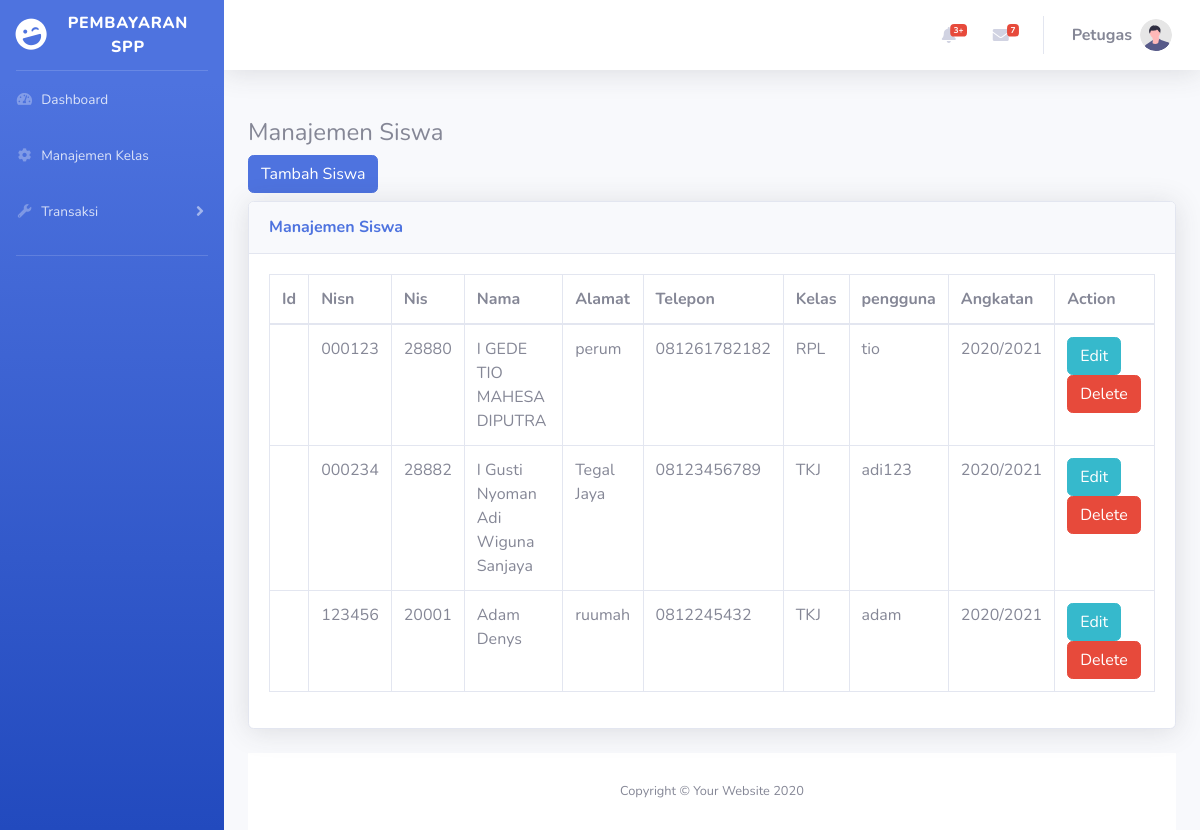
Page /public/admin_siswa/index (signed in) on the committed database.
### tables this page shows
CREATE TABLE `siswa` (
  `id` int(11) NOT NULL,
  `nisn` varchar(10) NOT NULL,
  `nis` varchar(5) NOT NULL,
  `nama` varchar(50) NOT NULL,
  `alamat` text NOT NULL,
  `telepon` varchar(14) NOT NULL,
  `kelas_id` int(11) NOT NULL,
  `pengguna_id` int(11) NOT NULL,
  `pembayaran_id` int(11) NOT NULL
);

CREATE TABLE `kelas` (
  `id` int(11) NOT NULL,
  `nama` varchar(50) NOT NULL,
  `kompetensi_keahlian` varchar(50) NOT NULL
);

CREATE TABLE `pengguna` (
  `id` int(11) NOT NULL,
  `username` varchar(25) NOT NULL,
  `password` varchar(128) NOT NULL,
  `role` enum('0','1','2') NOT NULL
);

CREATE TABLE `pembayaran` (
  `id` int(11) NOT NULL,
  `tahun_ajaran` varchar(9) NOT NULL,
  `nominal` int(11) NOT NULL
);

### app/core/Controller.php (called while the page is built, shortened)
<?php
class Controller{
    public function view($view, $data=[]){
        require_once "../app/views/".$view.".php";
    }
    public function model($model){
        return new $model;
    }
}

### app/controllers/Admin_siswa.php (called while the page is built, shortened)
<?php
class Admin_Siswa extends Controller{
    public function index(){
        $siswa = $this->model('Siswa_model')->getSiswaWithRelation();
        $data = [
            'judul' => 'Siswa',
            'siswa' => $siswa
        ];
        $this->view('admin/admin_siswa/index',$data);
    }
}

### app/core/App.php (called while the page is built, shortened)
<?php
class App{
    private $method = 'index';
    private $params = [];
    public function __construct()
    {
        $url = $this->parseURL();
        if(file_exists('../app/controllers/'.$url[0].'.php')){
            unset($url[0]);
        }
        $this->controller = new $this->controller;
        if(isset($url[1])){
            $this->method = $url[1];
        }
        call_user_func_array([$this->controller, $this->method], $this->params);
    }
    public function parseURL(){
        if(isset($_GET['url'])){
            $url = rtrim($_GET['url'], '/');
            $url = filter_var($url, FILTER_SANITIZE_URL);
            $url = explode('/', $url);
            return $url;
        }
    }
}

### public/index.php (called while the page is built, shortened)
<?php
$app = new App;

### app/core/Database.php (called while the page is built, shortened)
<?php
class Database{
    protected $host = DB_HOST;
    protected $user = DB_USER;
    protected $pass = DB_PASS;
    protected $dbname = DB_NAME;
    protected $dbh;
    protected $stmt;
    public function __construct()
    {
        $dsn = "mysql:host=".$this->host.";dbname=".$this->dbname;
        $option = [
            PDO::ATTR_PERSISTENT => true,
            PDO::ATTR_ERRMODE => PDO::ERRMODE_EXCEPTION
        ];
        try {
            $this->dbh = new PDO($dsn, $this->user, $this->pass, $option);
        } catch (Exception $e) {
            die($e->getMessage());
        }
    }
    public function query($query){
        $this->stmt = $this->dbh->prepare($query);
    }
    public function execute(){
        $this->stmt->execute();
    }
    public function resultSet(){
        $this->execute();
        return $this->stmt->fetchAll(PDO::FETCH_ASSOC);
    }
}

### app/models/Siswa_model.php (called while the page is built, shortened)
<?php
class Siswa_model{
    protected $db ;
    public function __construct()
    {
        $this->db = new Database;
    }
    public function getSiswaWithRelation(){
        $query = 'SELECT siswa.id, siswa.nisn, siswa.nis, siswa.nama, siswa.alamat, siswa.telepon, kelas.nama AS nama_kelas, pengguna.username, pembayaran.tahun_ajaran FROM `siswa` INNER JOIN kelas ON siswa.kelas_id = kelas.id INNER JOIN pengguna ON siswa.pengguna_id = pengguna.id INNER JOIN pembayaran ON siswa.pembayaran_id = pembayaran.id';
        $this->db->query($query);
        return $this->db->resultSet();
    }
}

### app/views/admin/admin_siswa/index.php (the view)
<div class="container">
    <h4 class="mt-5">
        Manajemen Siswa
    </h4>
    <a href="<?= BASEURL ?>/admin_siswa/tambah" class="btn btn-primary mb-2">Tambah Siswa</a>
    <div class="row">
        <div class="col">
        <div class="card shadow mb-4">
            <div class="card-header py-3">
                <h6 class="m-0 font-weight-bold text-primary">Manajemen Siswa</h6>
            </div>
            <div class="card-body">
                <div class="table-responsive">
                    <table class="table table-bordered" id="dataTable" width="100%" cellspacing="0">
                        <thead>
                            <tr>
                                <th>Id</th>
                                <th>Nisn</th>
                                <th>Nis</th>
                                <th>Nama</th>
                                <th>Alamat</th>
                                <th>Telepon</th>
                                <th>Kelas</th>
                                <th>pengguna</th>
                                <th>Angkatan</th>
                                <th>Action</th>
                            </tr>
                        </thead>
                        <tbody>
                            <?php foreach($data['siswa'] as $siswa): ?>
                            <tr>
                                <td></td>
                                <td><?= $siswa['nisn']; ?></td>
                                <td><?= $siswa['nis']; ?></td>
                                <td><?= $siswa['nama']; ?></td>
                                <td><?= $siswa['alamat']; ?></td>
                                <td><?= $siswa['telepon']; ?></td>
                                <td><?= $siswa['nama_kelas']; ?></td>
                                <td><?= $siswa['username']; ?></td>
                                <td><?= $siswa['tahun_ajaran']; ?></td>
                                <td>
                                    <a href="<?= BASEURL ?>/admin_siswa/edit/<?= $siswa['id']; ?>" class="btn btn-info">Edit</a>
                                    <a href="<?= BASEURL ?>/admin_siswa/delete/<?= $siswa['id']; ?>" class="btn btn-danger">Delete</a>
                                </td>
                            </tr>
                            <?php endforeach; ?>
                        </tbody>
                    </table>
                </div>
            </div>
        </div>
    </div>
</div>

### rows in the picture
siswa: nisn "000123", nis "28880", nama "I GEDE TIO MAHESA DIPUTRA", alamat "perum", telepon "081261782182", kelas.nama "RPL", pengguna.username "tio", pembayaran.tahun_ajaran "2020/2021"
siswa: nisn "000234", nis "28882", nama "I Gusti Nyoman Adi Wiguna Sanjaya", alamat "Tegal Jaya", telepon "08123456789", kelas.nama "TKJ", pengguna.username "adi123", pembayaran.tahun_ajaran "2020/2021"
siswa: nisn "123456", nis "20001", nama "Adam Denys", alamat "ruumah", telepon "0812245432", kelas.nama "TKJ", pengguna.username "adam", pembayaran.tahun_ajaran "2020/2021"
